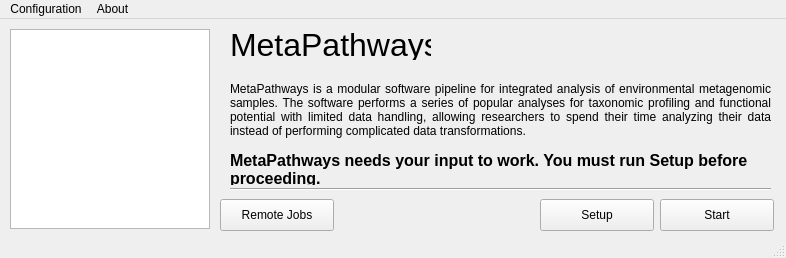
<?xml version="1.0" encoding="UTF-8"?>
<ui version="4.0">
 <class>MainWindow</class>
 <widget class="QMainWindow" name="MainWindow">
  <property name="geometry">
   <rect>
    <x>0</x>
    <y>0</y>
    <width>786</width>
    <height>258</height>
   </rect>
  </property>
  <property name="sizePolicy">
   <sizepolicy hsizetype="Fixed" vsizetype="Fixed">
    <horstretch>0</horstretch>
    <verstretch>0</verstretch>
   </sizepolicy>
  </property>
  <property name="windowTitle">
   <string>MainWindow</string>
  </property>
  <widget class="QWidget" name="centralwidget">
   <widget class="QGraphicsView" name="logo">
    <property name="geometry">
     <rect>
      <x>10</x>
      <y>10</y>
      <width>200</width>
      <height>200</height>
     </rect>
    </property>
   </widget>
   <widget class="QLabel" name="titleLabel">
    <property name="geometry">
     <rect>
      <x>230</x>
      <y>10</y>
      <width>201</width>
      <height>31</height>
     </rect>
    </property>
    <property name="font">
     <font>
      <pointsize>24</pointsize>
     </font>
    </property>
    <property name="text">
     <string>MetaPathways</string>
    </property>
   </widget>
   <widget class="QLabel" name="storyLabel">
    <property name="geometry">
     <rect>
      <x>230</x>
      <y>40</y>
      <width>541</width>
      <height>101</height>
     </rect>
    </property>
    <property name="text">
     <string>MetaPathways is a modular software pipeline for integrated analysis of environmental metagenomic samples. The software performs a series of popular analyses for taxonomic profiling and functional potential with limited data handling, allowing researchers to spend their time analyzing their data instead of performing complicated data transformations.</string>
    </property>
    <property name="alignment">
     <set>Qt::AlignJustify|Qt::AlignVCenter</set>
    </property>
    <property name="wordWrap">
     <bool>true</bool>
    </property>
   </widget>
   <widget class="QPushButton" name="startButton">
    <property name="geometry">
     <rect>
      <x>660</x>
      <y>180</y>
      <width>114</width>
      <height>32</height>
     </rect>
    </property>
    <property name="text">
     <string>Start</string>
    </property>
   </widget>
   <widget class="QPushButton" name="setupButton">
    <property name="geometry">
     <rect>
      <x>540</x>
      <y>180</y>
      <width>114</width>
      <height>32</height>
     </rect>
    </property>
    <property name="text">
     <string>Setup</string>
    </property>
   </widget>
   <widget class="Line" name="line">
    <property name="geometry">
     <rect>
      <x>230</x>
      <y>160</y>
      <width>541</width>
      <height>20</height>
     </rect>
    </property>
    <property name="orientation">
     <enum>Qt::Horizontal</enum>
    </property>
   </widget>
   <widget class="QLabel" name="warningLabel">
    <property name="geometry">
     <rect>
      <x>230</x>
      <y>135</y>
      <width>541</width>
      <height>31</height>
     </rect>
    </property>
    <property name="font">
     <font>
      <pointsize>12</pointsize>
      <weight>75</weight>
      <bold>true</bold>
     </font>
    </property>
    <property name="text">
     <string>MetaPathways needs your input to work. You must run Setup before proceeding.</string>
    </property>
    <property name="wordWrap">
     <bool>true</bool>
    </property>
   </widget>
   <widget class="QPushButton" name="remoteButton">
    <property name="geometry">
     <rect>
      <x>220</x>
      <y>180</y>
      <width>114</width>
      <height>32</height>
     </rect>
    </property>
    <property name="text">
     <string>Remote Jobs</string>
    </property>
   </widget>
  </widget>
  <widget class="QMenuBar" name="menubar">
   <property name="geometry">
    <rect>
     <x>0</x>
     <y>0</y>
     <width>786</width>
     <height>22</height>
    </rect>
   </property>
   <widget class="QMenu" name="menuConfiguration">
    <property name="title">
     <string>Configuration</string>
    </property>
    <addaction name="actionRun_Settings"/>
    <addaction name="actionSetup"/>
   </widget>
   <widget class="QMenu" name="menuAbout">
    <property name="title">
     <string>About</string>
    </property>
   </widget>
   <addaction name="menuConfiguration"/>
   <addaction name="menuAbout"/>
  </widget>
  <widget class="QStatusBar" name="statusbar"/>
  <action name="actionRun_Settings">
   <property name="text">
    <string>Settings</string>
   </property>
  </action>
  <action name="actionSetup">
   <property name="text">
    <string>Setup</string>
   </property>
  </action>
 </widget>
 <resources/>
 <connections/>
</ui>
